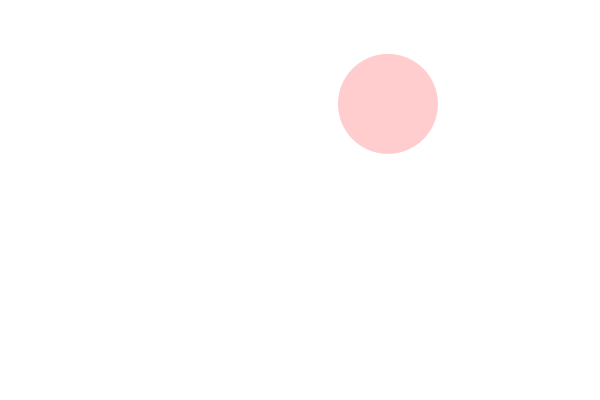
Frame 1 (no input)
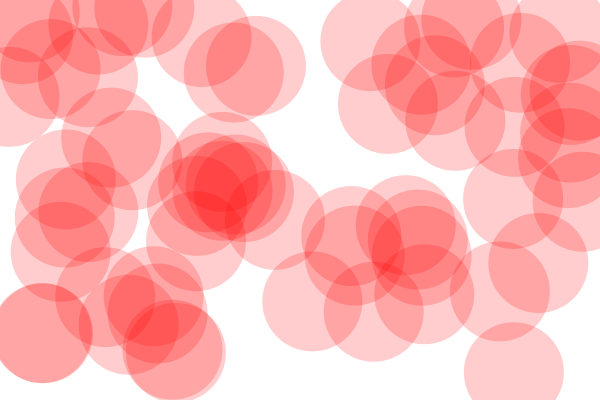
Frame 60 (the mouse pressed at the canvas centre just before this capture)
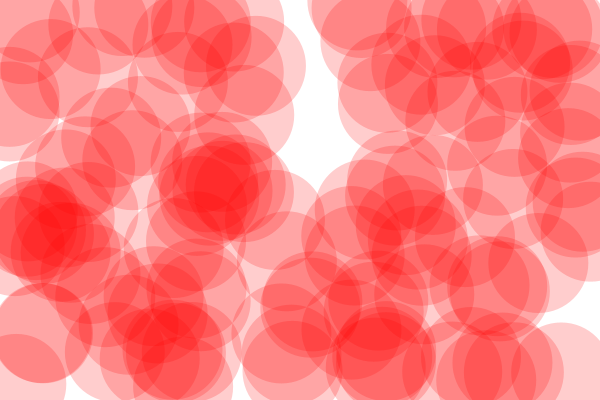
Frame 120 (the mouse held since frame 60 and released just before this capture)

The Processing sketch that drew these frames (run headless with seeded random() and noise(); from frame 60 on, the mouse is pressed at the canvas centre):

// Processing sketch: key_events_11_noLoop
// ── key_events_11_noLoop.pde
int frame = 0;
int d = 100;

void setup() {
  size(600, 400);
  background(255);
  noStroke();
}

void draw() {
  if (frame > 100) {
    noLoop();
  } else {
    fill(255, 0, 0, 50);
    ellipse(random(width), random(height), d, d);
    frame++;
  }
}

void mousePressed() {
  loop();
  frame = 0;
  background(255);
}
